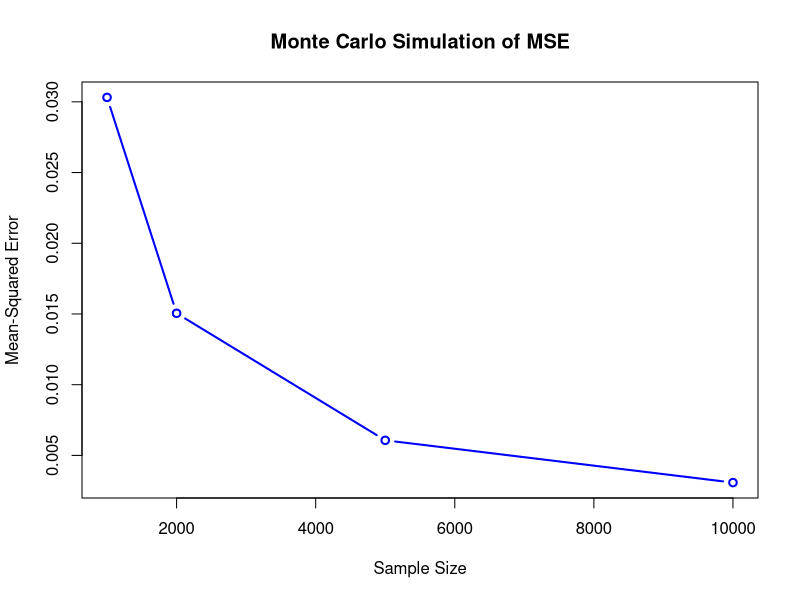

The R script that drew this image:
# Install and load MASS package
if (!requireNamespace("MASS", quietly = TRUE)) {
  install.packages("MASS")
}
library(MASS)

# Set parameters
num_simulations <- 1000  # Number of simulations
test_sample_size <- 10000

sample_sizes <- c(1000, 2000, 5000, 10000)

num_regressors <- c(30,30,30,30) #First we keep the number of regressors fixed

#num_regressors <- c(30,45,70,100) #Now we let them grow at roughly the square root of the sample size 

#num_regressors <- c(100,200,500,1000) #Now we use a fixed proportion of the sample size 


# Initialize vectors to store results
mse_values <- numeric(length(num_regressors))

# Monte Carlo simulation
for (k in seq_along(num_regressors)) {
  p <- num_regressors[k] #This sets the number of regressors to the k-th entry in num_regressors
  n <- sample_sizes[k] #This sets the number of observations to the k-th entry in sample_sizes
  mse_sim <- numeric(num_simulations)
  cat(p, "\n") #So we can check our progress
  
  for (sim in 1:num_simulations) {
    
    #The sample variance covariance matrix of X  and U is a sufficient
    #statistic. We draw this directly
    S_train <- matrix(rWishart(1, n, diag(p + 1)/n), nrow = p + 1, ncol = p + 1)
    S_test <- matrix(rWishart(1, test_sample_size, diag(p + 1))/test_sample_size, nrow = p + 1, ncol = p + 1)
    
    XX_train <- S_train[1:p, 1:p]     #This is X'X/n on the training sample
    XU_train <- S_train[1:p, (p + 1):(p + 1)]      #This is X'U/n on the training sample
    XX_test <- S_test[1:p, 1:p]      #This is X'X/n on the test sample
    XU_test <- S_test[1:p, (p + 1):(p + 1)]       #This is X'U/n on the test sample
    
    beta_true <- rnorm(p)  #We draw the true coefficients randomly  
    XY_train <- XX_train %*% beta_true + XU_train   #Form X'Y/n on the training sample
    XY_test <- XX_test %*% beta_true + XU_test    #Form X'Y/n on the test sample
    
    beta_hat <- solve(XX_train, XY_train)     #calculate the OLS estimates
    
    #Finally we calculate the MSE of the estimates on the test sample relative to the true model
    mse_sim[sim] <- -2 * t(XY_test) %*% (beta_hat - beta_true) +
      t(beta_hat) %*% XX_test %*% beta_hat - t(beta_true) %*% XX_test %*% beta_true 
    
  }
  #We take the mean over simulation draws
  mse_values[k] <- mean(mse_sim)
}

# Plot the results
plot(sample_sizes, mse_values, type = "b", col = "blue", lwd = 2,
     xlab = "Sample Size", ylab = "Mean-Squared Error",
     main = "Monte Carlo Simulation of MSE")
